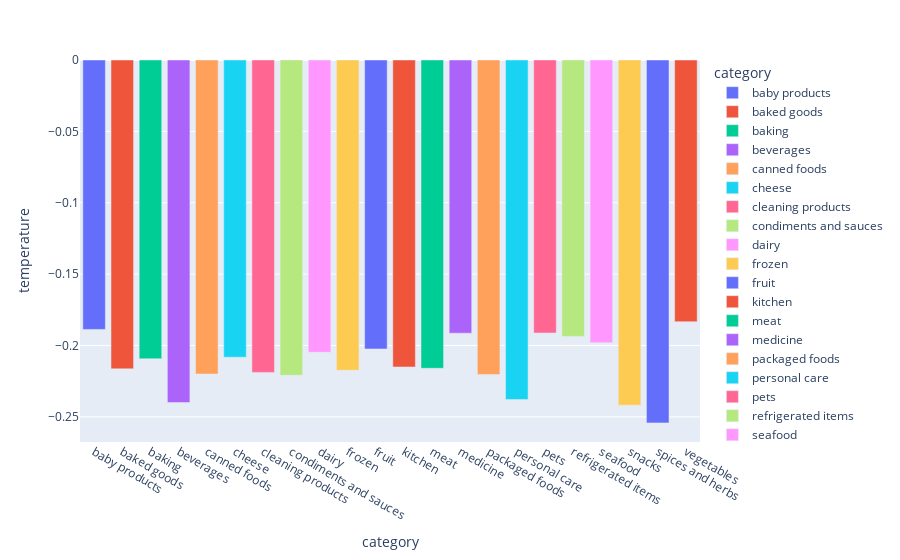

Source (notebook cell):
### Code cell
px.bar(visual_df,"category","temperature",color="category")

### Figure 1 — Plotly figure (JSON) as saved in the notebook; plotly's stock layout.template omitted (floating-point values rounded to 4 significant figures)
{"data": [{"alignmentgroup": "True", "hovertemplate": "category=%{x}<br>temperature=%{y}<extra></extra>", "legendgroup": "baby products", "marker": {"color": "#636efa", "pattern": {"shape": ""}}, "name": "baby products", "offsetgroup": "baby products", "orientation": "v", "showlegend": true, "textposition": "auto", "type": "bar", "x": ["baby products"], "xaxis": "x", "y": [-0.1888], "yaxis": "y"}, {"alignmentgroup": "True", "hovertemplate": "category=%{x}<br>temperature=%{y}<extra></extra>", "legendgroup": "baked goods", "marker": {"color": "#EF553B", "pattern": {"shape": ""}}, "name": "baked goods", "offsetgroup": "baked goods", "orientation": "v", "showlegend": true, "textposition": "auto", "type": "bar", "x": ["baked goods"], "xaxis": "x", "y": [-0.2164], "yaxis": "y"}, {"alignmentgroup": "True", "hovertemplate": "category=%{x}<br>temperature=%{y}<extra></extra>", "legendgroup": "baking", "marker": {"color": "#00cc96", "pattern": {"shape": ""}}, "name": "baking", "offsetgroup": "baking", "orientation": "v", "showlegend": true, "textposition": "auto", "type": "bar", "x": ["baking"], "xaxis": "x", "y": [-0.2093], "yaxis": "y"}, {"alignmentgroup": "True", "hovertemplate": "category=%{x}<br>temperature=%{y}<extra></extra>", "legendgroup": "beverages", "marker": {"color": "#ab63fa", "pattern": {"shape": ""}}, "name": "beverages", "offsetgroup": "beverages", "orientation": "v", "showlegend": true, "textposition": "auto", "type": "bar", "x": ["beverages"], "xaxis": "x", "y": [-0.24], "yaxis": "y"}, {"alignmentgroup": "True", "hovertemplate": "category=%{x}<br>temperature=%{y}<extra></extra>", "legendgroup": "canned foods", "marker": {"color": "#FFA15A", "pattern": {"shape": ""}}, "name": "canned foods", "offsetgroup": "canned foods", "orientation": "v", "showlegend": true, "textposition": "auto", "type": "bar", "x": ["canned foods"], "xaxis": "x", "y": [-0.22], "yaxis": "y"}, {"alignmentgroup": "True", "hovertemplate": "category=%{x}<br>temperature=%{y}<extra></extra>", "legendgroup": "cheese", "marker": {"color": "#19d3f3", "pattern": {"shape": ""}}, "name": "cheese", "offsetgroup": "cheese", "orientation": "v", "showlegend": true, "textposition": "auto", "type": "bar", "x": ["cheese"], "xaxis": "x", "y": [-0.2082], "yaxis": "y"}, {"alignmentgroup": "True", "hovertemplate": "category=%{x}<br>temperature=%{y}<extra></extra>", "legendgroup": "cleaning products", "marker": {"color": "#FF6692", "pattern": {"shape": ""}}, "name": "cleaning products", "offsetgroup": "cleaning products", "orientation": "v", "showlegend": true, "textposition": "auto", "type": "bar", "x": ["cleaning products"], "xaxis": "x", "y": [-0.2188], "yaxis": "y"}, {"alignmentgroup": "True", "hovertemplate": "category=%{x}<br>temperature=%{y}<extra></extra>", "legendgroup": "condiments and sauces", "marker": {"color": "#B6E880", "pattern": {"shape": ""}}, "name": "condiments and sauces", "offsetgroup": "condiments and sauces", "orientation": "v", "showlegend": true, "textposition": "auto", "type": "bar", "x": ["condiments and sauces"], "xaxis": "x", "y": [-0.2209], "yaxis": "y"}, {"alignmentgroup": "True", "hovertemplate": "category=%{x}<br>temperature=%{y}<extra></extra>", "legendgroup": "dairy", "marker": {"color": "#FF97FF", "pattern": {"shape": ""}}, "name": "dairy", "offsetgroup": "dairy", "orientation": "v", "showlegend": true, "textposition": "auto", "type": "bar", "x": ["dairy"], "xaxis": "x", "y": [-0.2048], "yaxis": "y"}, {"alignmentgroup": "True", "hovertemplate": "category=%{x}<br>temperature=%{y}<extra></extra>", "legendgroup": "frozen", "marker": {"color": "#FECB52", "pattern": {"shape": ""}}, "name": "frozen", "offsetgroup": "frozen", "orientation": "v", "showlegend": true, "textposition": "auto", "type": "bar", "x": ["frozen"], "xaxis": "x", "y": [-0.2174], "yaxis": "y"}, {"alignmentgroup": "True", "hovertemplate": "category=%{x}<br>temperature=%{y}<extra></extra>", "legendgroup": "fruit", "marker": {"color": "#636efa", "pattern": {"shape": ""}}, "name": "fruit", "offsetgroup": "fruit", "orientation": "v", "showlegend": true, "textposition": "auto", "type": "bar", "x": ["fruit"], "xaxis": "x", "y": [-0.2024], "yaxis": "y"}, {"alignmentgroup": "True", "hovertemplate": "category=%{x}<br>temperature=%{y}<extra></extra>", "legendgroup": "kitchen", "marker": {"color": "#EF553B", "pattern": {"shape": ""}}, "name": "kitchen", "offsetgroup": "kitchen", "orientation": "v", "showlegend": true, "textposition": "auto", "type": "bar", "x": ["kitchen"], "xaxis": "x", "y": [-0.2151], "yaxis": "y"}, {"alignmentgroup": "True", "hovertemplate": "category=%{x}<br>temperature=%{y}<extra></extra>", "legendgroup": "meat", "marker": {"color": "#00cc96", "pattern": {"shape": ""}}, "name": "meat", "offsetgroup": "meat", "orientation": "v", "showlegend": true, "textposition": "auto", "type": "bar", "x": ["meat"], "xaxis": "x", "y": [-0.216], "yaxis": "y"}, {"alignmentgroup": "True", "hovertemplate": "category=%{x}<br>temperature=%{y}<extra></extra>", "legendgroup": "medicine", "marker": {"color": "#ab63fa", "pattern": {"shape": ""}}, "name": "medicine", "offsetgroup": "medicine", "orientation": "v", "showlegend": true, "textposition": "auto", "type": "bar", "x": ["medicine"], "xaxis": "x", "y": [-0.1914], "yaxis": "y"}, {"alignmentgroup": "True", "hovertemplate": "category=%{x}<br>temperature=%{y}<extra></extra>", "legendgroup": "packaged foods", "marker": {"color": "#FFA15A", "pattern": {"shape": ""}}, "name": "packaged foods", "offsetgroup": "packaged foods", "orientation": "v", "showlegend": true, "textposition": "auto", "type": "bar", "x": ["packaged foods"], "xaxis": "x", "y": [-0.2204], "yaxis": "y"}, {"alignmentgroup": "True", "hovertemplate": "category=%{x}<br>temperature=%{y}<extra></extra>", "legendgroup": "personal care", "marker": {"color": "#19d3f3", "pattern": {"shape": ""}}, "name": "personal care", "offsetgroup": "personal care", "orientation": "v", "showlegend": true, "textposition": "auto", "type": "bar", "x": ["personal care"], "xaxis": "x", "y": [-0.2378], "yaxis": "y"}, {"alignmentgroup": "True", "hovertemplate": "category=%{x}<br>temperature=%{y}<extra></extra>", "legendgroup": "pets", "marker": {"color": "#FF6692", "pattern": {"shape": ""}}, "name": "pets", "offsetgroup": "pets", "orientation": "v", "showlegend": true, "textposition": "auto", "type": "bar", "x": ["pets"], "xaxis": "x", "y": [-0.1912], "yaxis": "y"}, {"alignmentgroup": "True", "hovertemplate": "category=%{x}<br>temperature=%{y}<extra></extra>", "legendgroup": "refrigerated items", "marker": {"color": "#B6E880", "pattern": {"shape": ""}}, "name": "refrigerated items", "offsetgroup": "refrigerated items", "orientation": "v", "showlegend": true, "textposition": "auto", "type": "bar", "x": ["refrigerated items"], "xaxis": "x", "y": [-0.1937], "yaxis": "y"}, {"alignmentgroup": "True", "hovertemplate": "category=%{x}<br>temperature=%{y}<extra></extra>", "legendgroup": "seafood", "marker": {"color": "#FF97FF", "pattern": {"shape": ""}}, "name": "seafood", "offsetgroup": "seafood", "orientation": "v", "showlegend": true, "textposition": "auto", "type": "bar", "x": ["seafood"], "xaxis": "x", "y": [-0.198], "yaxis": "y"}, {"alignmentgroup": "True", "hovertemplate": "category=%{x}<br>temperature=%{y}<extra></extra>", "legendgroup": "snacks", "marker": {"color": "#FECB52", "pattern": {"shape": ""}}, "name": "snacks", "offsetgroup": "snacks", "orientation": "v", "showlegend": true, "textposition": "auto", "type": "bar", "x": ["snacks"], "xaxis": "x", "y": [-0.2418], "yaxis": "y"}, {"alignmentgroup": "True", "hovertemplate": "category=%{x}<br>temperature=%{y}<extra></extra>", "legendgroup": "spices and herbs", "marker": {"color": "#636efa", "pattern": {"shape": ""}}, "name": "spices and herbs", "offsetgroup": "spices and herbs", "orientation": "v", "showlegend": true, "textposition": "auto", "type": "bar", "x": ["spices and herbs"], "xaxis": "x", "y": [-0.2542], "yaxis": "y"}, {"alignmentgroup": "True", "hovertemplate": "category=%{x}<br>temperature=%{y}<extra></extra>", "legendgroup": "vegetables", "marker": {"color": "#EF553B", "pattern": {"shape": ""}}, "name": "vegetables", "offsetgroup": "vegetables", "orientation": "v", "showlegend": true, "textposition": "auto", "type": "bar", "x": ["vegetables"], "xaxis": "x", "y": [-0.1834], "yaxis": "y"}], "layout": {"barmode": "relative", "legend": {"title": {"text": "category"}, "tracegroupgap": 0}, "margin": {"t": 60}, "xaxis": {"anchor": "y", "categoryarray": ["baby products", "baked goods", "baking", "beverages", "canned foods", "cheese", "cleaning products", "condiments and sauces", "dairy", "frozen", "fruit", "kitchen", "meat", "medicine", "packaged foods", "personal care", "pets", "refrigerated items", "seafood", "snacks", "spices and herbs", "vegetables"], "categoryorder": "array", "domain": [0, 1], "title": {"text": "category"}}, "yaxis": {"anchor": "x", "domain": [0, 1], "title": {"text": "temperature"}}}}
